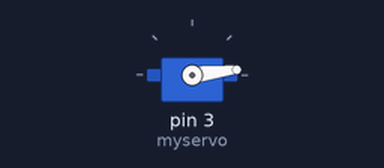
The sketch below on a simulated Arduino Uno, built with avr-gcc and run on an emulated ATmega328P. On the bench: servo.

Above: at 0.05 s.
At 0.85 s:
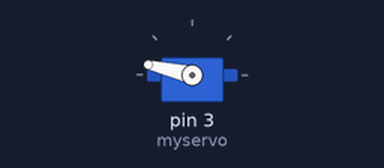
At 1.2 s:
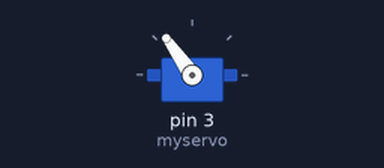
At 1.7 s:
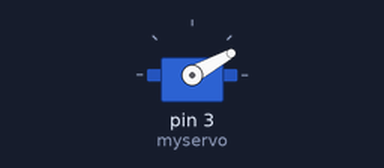
Timing chart, 0 to 4.2 s (numbered marks = the images above):
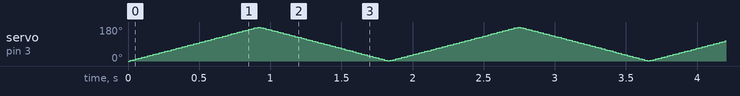

The sketch:

parking_sistem.ino
```cpp
#include <Servo.h> //library servo

Servo myservo; // membuat variabel servo untuk dikendalikan

int pos = 0; // deklarasi variabel untuk posisi sudut

void setup()

{

 myservo.attach(3); //deklarasi servo pada pin 3

}

void loop()

{

  for(pos = 0; pos < 180; pos+= 1) // perulangan untuk posisi 0 sampai 180 derajat

  { // step setiap 1 derajat

   myservo.write(pos); // memerintahkan servo ke posisi derajat sesuai nilai variabel pos

   delay(5); // menunggu 15 milidetik

  }

  for(pos = 180; pos>=1; pos-=1) // perulangan untuk posisi 180 sampai 0 derajat

  {

   myservo.write(pos); // memerintahkan servo ke posisi derajat sesuai nilai variabel pos

   delay(5); // menunggu 15 milidetik

  }

}
```
